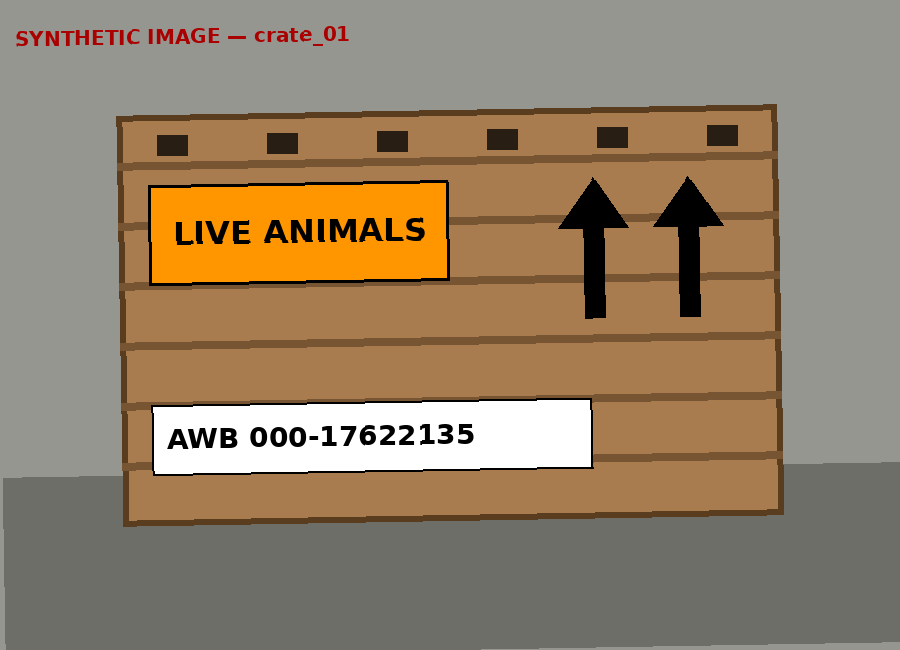
#> input picture new/bench/dev/DEV-01/photos/crate_01.png, 900 x 650 px
$ python -i models.py   (imports and definitions only)
#> lines starting #> are read from the running program, lines starting #| are printed output that depends on the picture
"""Adapters to Meta's models, written from the providers' public documentation (Oct 27, 2026).

Not yet run against the live services from this repository: validate with
``python new/scripts/test_ca02.py`` before relying on them. Standard library only (urllib),
so the request on the wire is exactly what is written here.

- ``chat``: Muse Spark Open on Baseten, OpenAI-compatible Chat Completions with function tools
  (dev.meta.ai/docs/muse-spark-open/deploy, /docs/tool-calling).
- ``read_document_image``: Muse Spark Open, image input (/docs/image-understanding).
- ``segment_crate_image``: SAM 3.1 on the Meta Model API ``/v1/responses`` finds the label, arrows
  and plate (/docs/sam/segmenting, /docs/sam/reading-segmentation); Muse Spark Open reads the crops.
- ``transcribe``: Muse Voice Transcribe, ``/v1/asr/transcribe`` (/docs/speech-to-text).
- ``write_record_text``: Muse Spark, Meta Model API Chat Completions (/docs/protocols/chat-completions).

Configuration (environment, see ``.env.example``; keys are never printed — errors go through
``lcw.env.redact``):
- ``BASETEN_API_KEY``; ``LCW_OPEN_BASE_URL`` (default ``https://inference.baseten.co/v1``);
  ``LCW_OPEN_MODEL`` (default ``meta-models/muse-spark-open``, the id Baseten lists on /v1/models).
- ``META_MODEL_API_KEY`` (or ``MODEL_API_KEY``, the name used in Meta's docs); ``LCW_META_BASE_URL``
  (default ``https://api.meta.ai/v1``); ``LCW_SPARK_MODEL`` (default ``muse-spark-1.3``).
- ``LCW_ORCHESTRATOR``: ``open`` (default, Muse Spark Open) or ``spark`` (fallback if CA-02
  fails: Muse Spark on the Meta Model API orchestrates, Spark Open keeps document reading).
- ``LCW_REASONING_EFFORT``: optional, sent as ``reasoning_effort`` when set.

While the Meta account runs on free credits, prompts may be used for product improvement:
never send real client data, only the fictitious bench.
"""

from __future__ import annotations

import base64
import contextlib
import io
import json
import mimetypes
import os
import random
import re
import shutil
import subprocess
import tempfile
import time
import urllib.error
import urllib.request
import uuid
import wave
from dataclasses import dataclass
from pathlib import Path

from .env import redact
from .jsonutil import final_json
from .schema import AWB_RE, DOCUMENT_FIELDS, coerce_document

TIMEOUT_S = 180
RETRIES = 4                      # on 429 / 5xx / network errors, with exponential backoff
# SAM 3.1 concept prompts (short noun phrases, one per request), tried in order until a box checks out.
SAM_CONCEPTS = {
    "live_animals_label": ["orange label", "live animals label", "sign"],
    "orientation_arrows": ["arrow"],
    "awb_number": ["number plate", "white plate", "white sign"],
}
MAX_BOXES = 3                    # boxes read per concept, best confidence first
USAGE: list[dict] = []           # one entry per model call: model, tokens, seconds (read by the agent)


class ModelError(RuntimeError):
    """A provider call failed. The message never contains a key."""


# ---------------------------------------------------------------------- configuration

@dataclass(frozen=True)
class Endpoint:
    base_url: str
    model: str
    key_names: tuple[str, ...]
    label: str

    # [24 lines left out: functions key, open_endpoint, meta_endpoint, orchestrator, not called in this run]


def orchestrator_name() -> str:
    return "Muse Spark Open" if os.environ.get("LCW_ORCHESTRATOR", "open").lower() == "open" else "Muse Spark"


# ---------------------------------------------------------------------- HTTP

class _NoRedirect(urllib.request.HTTPRedirectHandler):
    """Never follow a redirect: urllib would resend the Authorization header to the new host."""

    def redirect_request(self, req, fp, code, msg, headers, newurl):
        raise urllib.error.HTTPError(req.full_url, code, "redirect refused", headers, fp)


_OPENER = urllib.request.build_opener(_NoRedirect)


def _send(request: urllib.request.Request):
    """The only function that touches the network (replaced in tests)."""
    return _OPENER.open(request, timeout=TIMEOUT_S)


# [168 lines left out: functions _request, _json_body, _post_json, _note_usage, _message, _to_provider_messages and 5 more, not called in this run]


# Muse Spark Open sometimes answers every field null on a legible page (1 in 8 on DEV-11's loading list).
# A wholly empty reading is asked once more; if it is empty again, the fields stay unread (never guessed).
EMPTY_READING_RETRIES = 1


def _empty(value) -> bool:
    """No value read: list fields coerce "" and [] to [], which must not pass for a reading."""
    return value is None or value == [] or value == ""


# [35 lines left out: functions read_document_image, _to_pixels, not called in this run]


# ---------------------------------------------------------------------- SAM 3.1

BOX_TOKEN = re.compile(r"<\|box;([^|]*)\|>")


# [105 lines left out: functions parse_sam_output, _read_sse_text, sam_boxes, _crop, _crate_feature, not called in this run]


ABSENT = object()
EMPTY_FEATURE = {"live_animals_label": {"present": False, "bbox": None},
                 "orientation_arrows": {"present": False, "direction": None, "bbox": None},
                 "awb_number": {"value": None, "bbox": None}}
CROP_QUESTIONS = {
    "live_animals_label": ('Does this crop show a label reading "LIVE ANIMALS"? '
                           'Return {"live_animals": true|false|null}.', "live_animals"),
    "orientation_arrows": ('These may be orientation arrows on a crate. Return {"direction": "up"|"down"|"none"|null}.',
                           "direction"),
    "awb_number": ('Read the air waybill number on this plate. Return {"awb_number": "ddd-dddddddd"|"none"|null}.',
                   "awb_number"),
}
PHOTO_QUESTIONS = {
    "live_animals_label": ('Is there a label reading "LIVE ANIMALS" on this crate? '
                           'Return {"live_animals_label": true|false|null} (null if you cannot tell).',
                           "live_animals_label"),
    "orientation_arrows": ('Are there orientation arrows on this crate, and which way do they point? '
                           'Return {"orientation_arrows": "up"|"down"|"none"|null} (null if you cannot tell).',
                           "orientation_arrows"),
    "awb_number": ('Is an air waybill number written on this crate? Return {"awb_number": "ddd-dddddddd"} '
                   'if you can read it, {"awb_number": "none"} if there is none, {"awb_number": null} if you '
                   "cannot tell.", "awb_number"),
}


# [14 lines left out: function _feature_reading, not called in this run]


def segment_crate_image(image: Path) -> dict:
    """SAM 3.1 finds the label, the arrows and the number plate; Muse Spark Open reads SAM's
    crops, and checks the whole photo before anything is declared absent. Returns
    ``{"live_animals_label": {"present", "bbox"}, "orientation_arrows": {"present", "direction":
    "up"|"down"|None, "bbox"}, "awb_number": {"value", "bbox"}}``, each with ``found_by`` and,
    when it could not be read, ``"readable": False``."""
    image = Path(image)
    return {feature: _crate_feature(image, feature) for feature in SAM_CONCEPTS}


# ---------------------------------------------------------------------- Voice Transcribe

# [65 lines left out: functions _wav_ok, _as_wav, _multipart, transcribe, write_record_text, not called in this run]

>>> import cv2
>>> picture = cv2.imread('../bench/dev/DEV-01/photos/crate_01.png', cv2.IMREAD_GRAYSCALE)
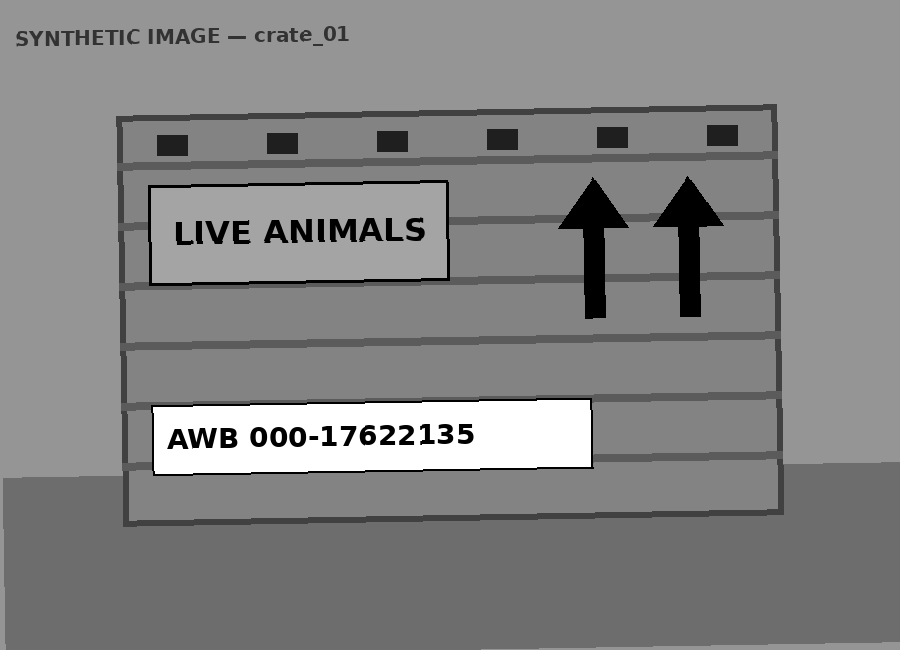
#> picture: shape (650, 900); min 0, max 255, mean 131.3
#> (the run stopped early here; a loop or call above may not have finished)

$ run again, on new/bench/dev/DEV-01/photos/crate_02.png
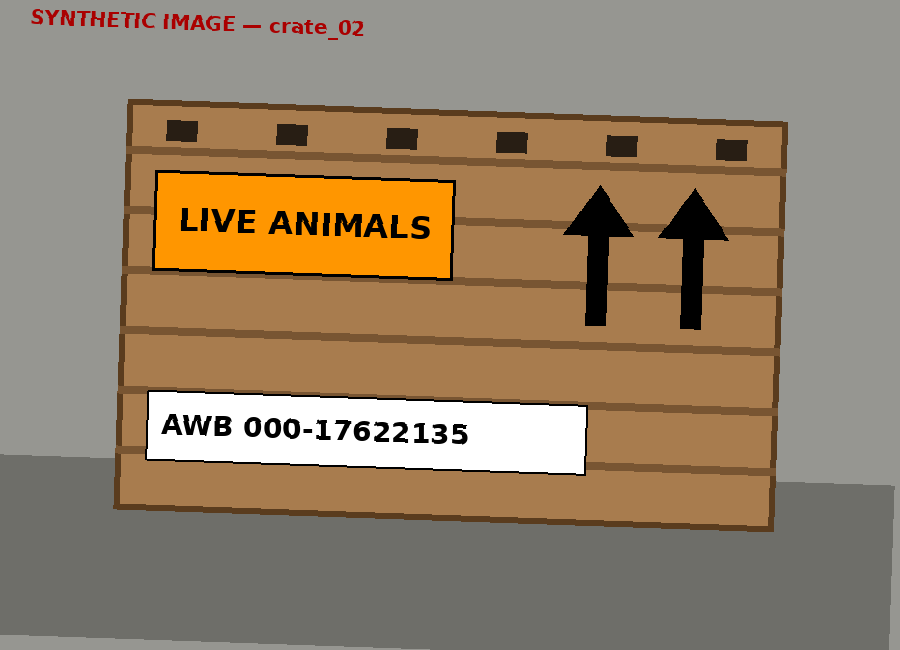
#> input picture new/bench/dev/DEV-01/photos/crate_02.png, 900 x 650 px
#> `picture = cv2.imread('../bench/dev/DEV-01/photos/crate_01.png', cv2.IM..`:
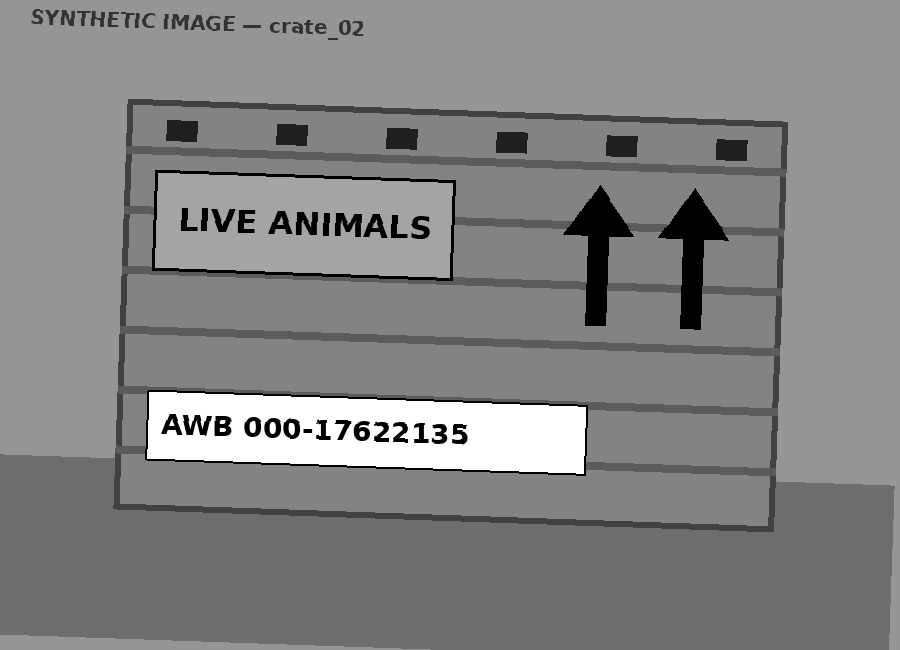
#> picture: shape (650, 900); min 0, max 255, mean 131.5
